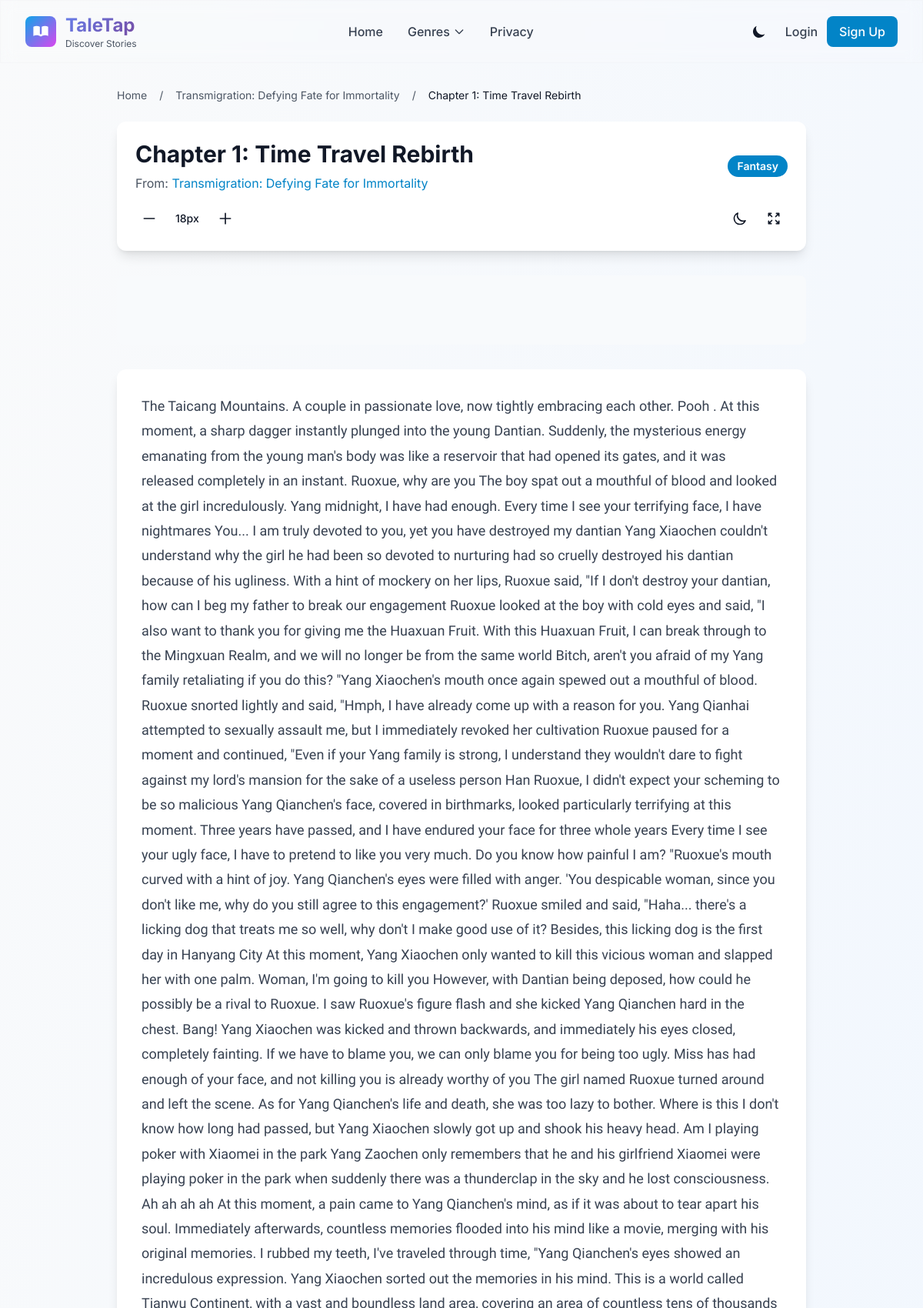
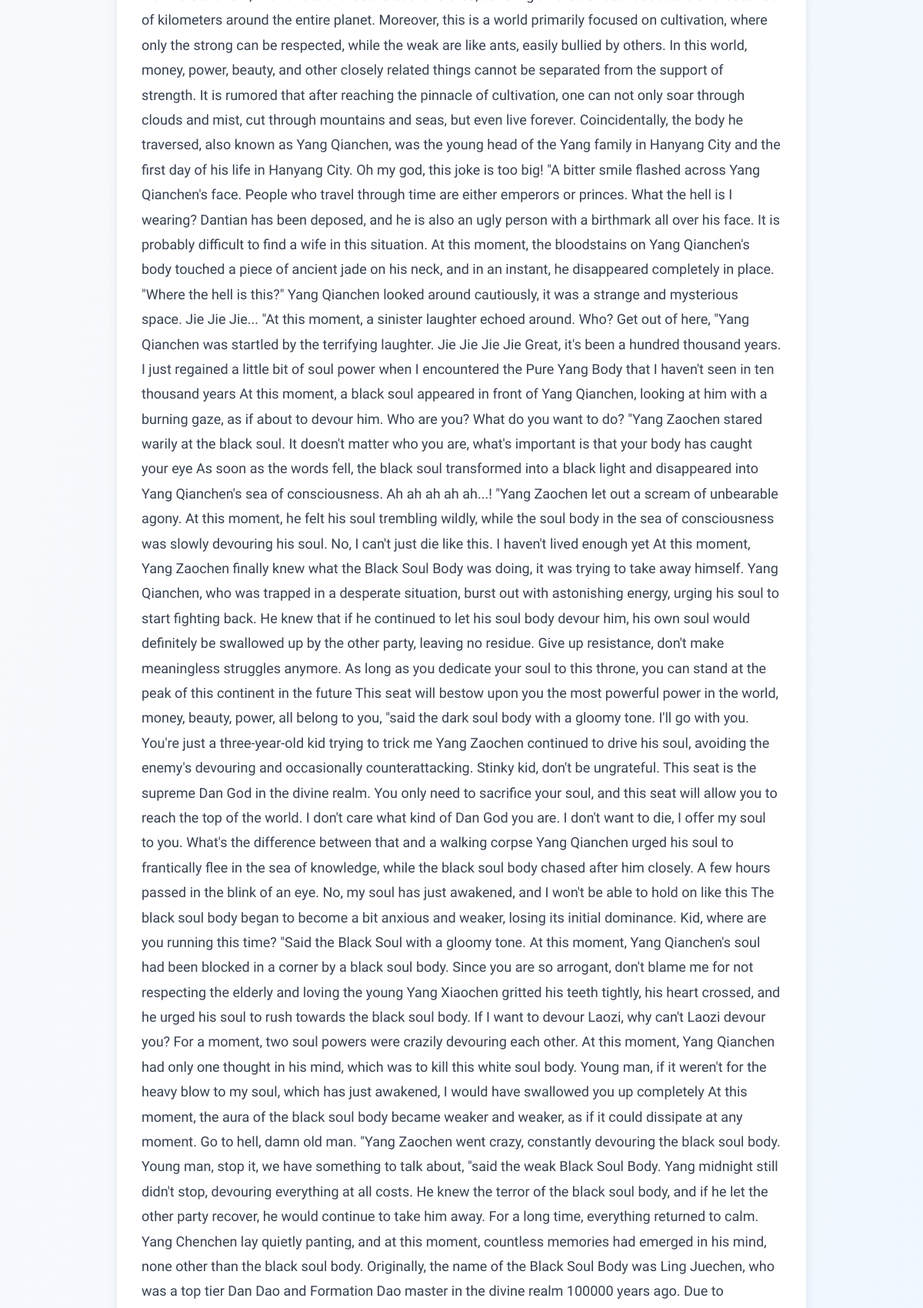
The page /novel/1/chapter/1 (upper part) on the database its author committed (2 pictures, top to bottom).
### models.py (models this page shows)
class Novel(db.Model):
    id = db.Column(db.Integer, primary_key=True)
    title = db.Column(db.String(100), nullable=False)
    description = db.Column(db.Text, nullable=False)
    cover_image = db.Column(db.String(200))  # 封面图片路径
    chapters = db.relationship('Chapter', backref='novel', lazy=True)
    category = db.Column(db.String(50))

class Chapter(db.Model):
    id = db.Column(db.Integer, primary_key=True)
    novel_id = db.Column(db.Integer, db.ForeignKey('novel.id'), nullable=False)
    title = db.Column(db.String(100), nullable=False)
    content = db.Column(db.Text, nullable=False)
    comments = db.relationship('Comment', backref='chapter', lazy=True)

### app.py (the view)
@app.route('/novel/<int:novel_id>/chapter/<int:chapter_id>')
def chapter(novel_id, chapter_id):
    chapter = Chapter.query.get_or_404(chapter_id)
    if chapter.novel_id != novel_id:
        flash('Chapter does not belong to this novel')  # '章节不属于该小说'
        return redirect(url_for('novel', novel_id=novel_id))
    chapters = Chapter.query.filter_by(novel_id=novel_id).order_by(Chapter.id).all()
    chapter_ids = [c.id for c in chapters]
    current_index = chapter_ids.index(chapter_id)
    prev_chapter_id = chapter_ids[current_index - 1] if current_index > 0 else None
    next_chapter_id = chapter_ids[current_index + 1] if current_index < len(chapter_ids) - 1 else None
    form = CommentForm()
    return render_template('chapter.html', chapter=chapter, form=form,
                           prev_chapter_id=prev_chapter_id, next_chapter_id=next_chapter_id, novel_id=novel_id)

### templates/chapter.html (shortened to what this page needs)
{% extends 'base.html' %}
{% block content %}
<div class="max-w-4xl mx-auto">
    <nav class="text-sm text-gray-600 dark:text-gray-400 mb-6" aria-label="Breadcrumb">
        <ol class="flex items-center space-x-2">
            <li><a href="{{ url_for('index') }}" class="hover:text-primary-600 dark:hover:text-primary-400">Home</a></li>
            <li><span class="mx-2">/</span></li>
            <li><a href="{{ url_for('novel', novel_id=chapter.novel.id) }}" class="hover:text-primary-600 dark:hover:text-primary-400">{{ chapter.novel.title }}</a></li>
            <li><span class="mx-2">/</span></li>
            <li class="text-gray-900 dark:text-gray-100">{{ chapter.title }}</li>
        </ol>
    </nav>
    <div class="bg-white dark:bg-gray-800 rounded-xl shadow-lg p-6 mb-8">
        <div class="flex items-center justify-between mb-4">
            <div>
                <h1 class="text-3xl font-bold text-gray-900 dark:text-white mb-2">{{ chapter.title }}</h1>
                <p class="text-gray-600 dark:text-gray-300">From: <a href="{{ url_for('novel', novel_id=chapter.novel.id) }}" class="text-primary-600 dark:text-primary-400 hover:underline">{{ chapter.novel.title }}</a></p>
            </div>
            {% if chapter.novel.category %}
            <span class="px-3 py-1 text-sm font-semibold text-white bg-primary-600 rounded-full">
                {{ chapter.novel.category }}
            </span>
            {% endif %}
        </div>
        <div class="flex items-center justify-between flex-wrap gap-4">
            <div class="flex items-center space-x-4">
                <button id="font-size-decrease" class="p-2 rounded-lg hover:bg-gray-100 dark:hover:bg-gray-700 transition-colors" title="Decrease font size">
                    <svg class="w-5 h-5" fill="none" stroke="currentColor" viewBox="0 0 24 24">
                        <path stroke-linecap="round" stroke-linejoin="round" stroke-width="2" d="M20 12H4"/>
                    </svg>
                </button>
                <span id="font-size-display" class="text-sm font-medium">18px</span>
                <button id="font-size-increase" class="p-2 rounded-lg hover:bg-gray-100 dark:hover:bg-gray-700 transition-colors" title="Increase font size">
                    <svg class="w-5 h-5" fill="none" stroke="currentColor" viewBox="0 0 24 24">
                        <path stroke-linecap="round" stroke-linejoin="round" stroke-width="2" d="M12 4v16m8-8H4"/>
                    </svg>
                </button>
            </div>
            <div class="flex items-center space-x-2">
                <button id="toggle-dark-mode" class="p-2 rounded-lg hover:bg-gray-100 dark:hover:bg-gray-700 transition-colors" title="Toggle dark mode">
                    <svg class="w-5 h-5" fill="none" stroke="currentColor" viewBox="0 0 24 24">
                        <path stroke-linecap="round" stroke-linejoin="round" stroke-width="2" d="M20.354 15.354A9 9 0 018.646 3.646 9.003 9.003 0 0012 21a9.003 9.003 0 008.354-5.646z"/>
                    </svg>
                </button>
                <button id="toggle-fullscreen" class="p-2 rounded-lg hover:bg-gray-100 dark:hover:bg-gray-700 transition-colors" title="Toggle fullscreen">
                    <svg class="w-5 h-5" fill="none" stroke="currentColor" viewBox="0 0 24 24">
                        <path stroke-linecap="round" stroke-linejoin="round" stroke-width="2" d="M4 8V4m0 0h4M4 4l5 5m11-1V4m0 0h-4m4 0l-5 5M4 16v4m0 0h4m-4 0l5-5m11 5l-5-5m5 5v-4m0 4h-4"/>
                    </svg>
                </button>
            </div>
        </div>
    </div>
    <div class="ad-container mb-8">
    </div>
    <div class="bg-white dark:bg-gray-800 rounded-xl shadow-lg p-8 mb-8">
        <div id="chapter-content" class="chapter-content prose prose-lg max-w-none dark:prose-invert">
        </div>
    </div>
</div>
{% endblock %}

### templates/base.html (style rules this page uses)
.ad-container { margin: 2rem 0; text-align: center; min-height: 90px; background: #f8fafc; border-radius: 8px; display: flex; align-items: center; justify-content: center; }
.chapter-content { font-family: 'Georgia', serif; line-height: 1.8; font-size: 1.125rem; color: #374151; }

### rows shown on the page
Novel: novel "Transmigration: Defying Fate for Immortality", novel.category "Fantasy"
Chapter: title "Chapter 1: Time Travel Rebirth"
